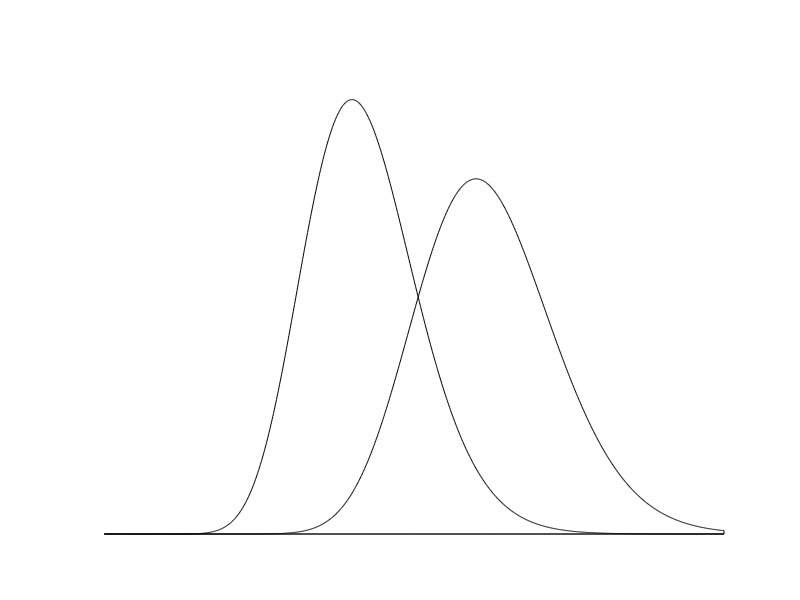
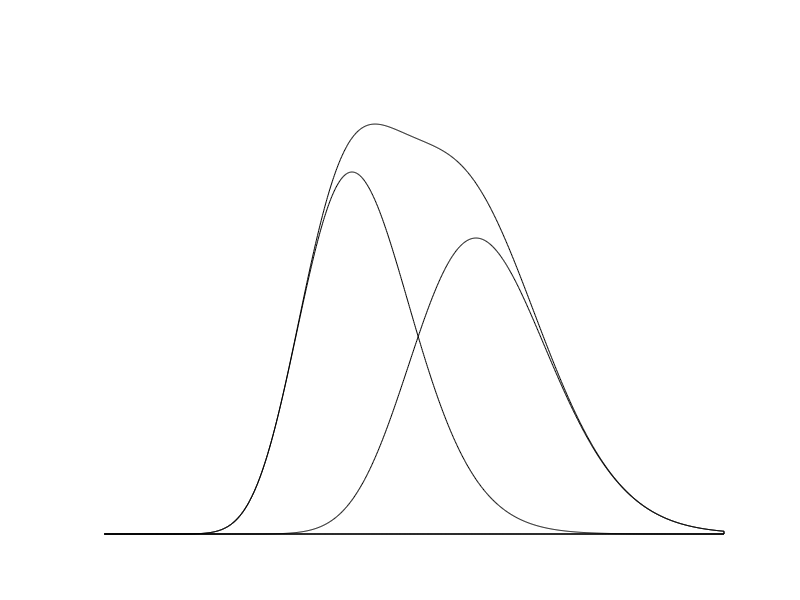

Recreate these plots in MATLAB, in order.
x = linspace(0,50,1000);
y1 = poisspdf(20,x);
%y2 = poisspdf(20,x);
y3 = poisspdf(30,x);
figure, 
area(x,y1,'facecolor','g','facealpha',0.7)
hold on,
%plot(x,y2,'k')
area(x,y3,'facecolor',[1 .5 0],'facealpha',0.7)
box off
set(gca,'visible','off')

figure,
area(x,(y1+y3),'facecolor','k','facealpha',0.7)
hold on,
area(x,(y1),'facecolor','g','facealpha',0.7)
area(x,(y3),'facecolor',[1 .5 0],'facealpha',0.7)
box off
set(gca,'visible','off')
